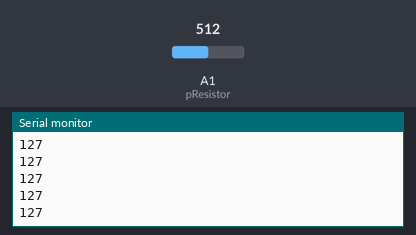
A sketch run on a simulated Arduino Uno, built with avr-gcc and run on an emulated ATmega328P. Shown: the last lines printed to the serial monitor. Inputs (shaded band) come from the test bench; at power-on: A1 (pResistor) = 512.

Above: at 1.2 s.
1.3 s: A1 (pResistor) set to 716
At 2.1 s:
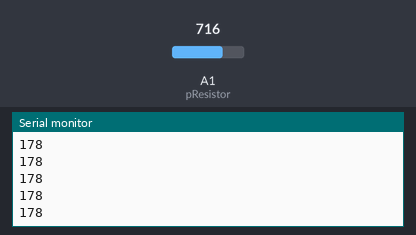
2.8 s: A1 (pResistor) set to 900
At 3.3 s:
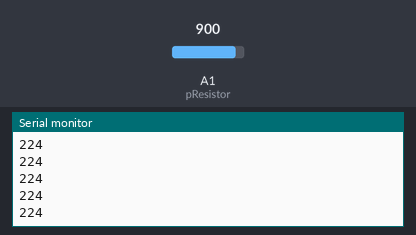
Timing chart, 0 to 5.8 s (numbered marks = the images above; inputs shaded):
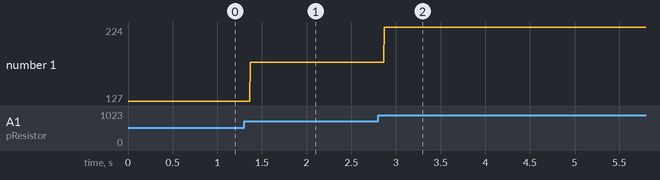

The sketch:

sketch_oct17a.ino
```cpp
const int pResistor = A1; // Photoresistor at Arduino analog pin A0
const int ledPin=9;       // Led pin at Arduino pin 9

//Variables
int value;
int newValue;// Store value from photoresistor (0-1023)

void setup(){
  Serial.begin(9600);
 //pinMode(ledPin, OUTPUT);  // Set lepPin - 9 pin as an output
 pinMode(pResistor, INPUT);// Set pResistor - A0 pin as an input (optional)
}

void loop(){
  value = analogRead(pResistor);

  value = map(value, 0, 1023, 00, 255);

Serial.println(value);
  }
```

Measured:
- after the input at 1.3 s, the serial monitor: prints a new line after 0.07 s (image 1)
- after the input at 2.8 s, the serial monitor: prints a new line after 0.07 s (image 2)
- plotted number 1: 127 → 178 after the input at 1.3 s, 178 → 224 after the input at 2.8 s
